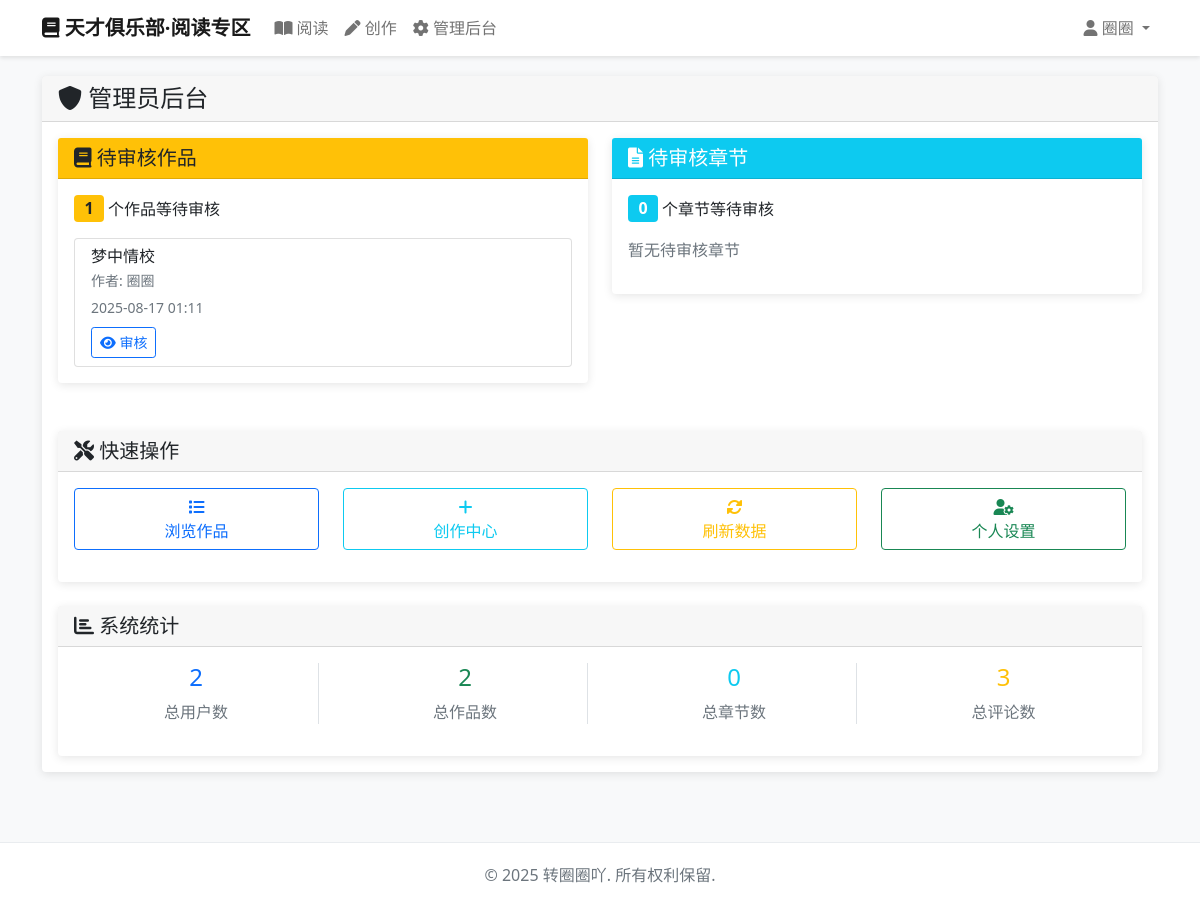
The app's page /books/admin-panel/ (signed in) with its own data.
### accounts/models.py (models this page shows, shortened)
class User(AbstractBaseUser, PermissionsMixin):
    email = models.EmailField('邮箱', unique=True)
    display_name = models.CharField('显示名称', max_length=50, blank=True, null=True, unique=True)
    is_active = models.BooleanField('是否激活', default=True)
    is_staff = models.BooleanField('是否员工', default=False)
    is_admin = models.BooleanField('是否管理员', default=False)
    date_joined = models.DateTimeField('注册时间', default=timezone.now)
    last_login = models.DateTimeField('最后登录', blank=True, null=True)
    objects = UserManager()
    USERNAME_FIELD = 'email'
    REQUIRED_FIELDS = []
    class Meta:
        db_table = 'users'
        verbose_name = '用户'
        verbose_name_plural = '用户'

### books/models.py (models this page shows, shortened)
class Book(models.Model):
    REVIEW_STATUS_CHOICES = [
        ('pending', '待审核'),
        ('approved', '审核通过'),
        ('rejected', '审核不通过'),
    ]
    author = models.ForeignKey(User, on_delete=models.CASCADE, related_name='books', verbose_name='作者')
    title = models.CharField('作品名', max_length=200)
    description = models.TextField('简介', blank=True)
    title_pending = models.CharField('待审核作品名', max_length=200, blank=True, null=True)
    description_pending = models.TextField('待审核简介', blank=True, null=True)
    ai_check_title = models.CharField('标题AI审核状态', max_length=20, choices=REVIEW_STATUS_CHOICES, default='pending')
    ai_check_description = models.CharField('简介AI审核状态', max_length=20, choices=REVIEW_STATUS_CHOICES, default='pending')
    adm_check_title = models.CharField('标题管理员审核状态', max_length=20, choices=REVIEW_STATUS_CHOICES, blank=True, null=True)
    adm_check_description = models.CharField('简介管理员审核状态', max_length=20, choices=REVIEW_STATUS_CHOICES, blank=True, null=True)
    title_reject_reason = models.TextField('标题拒绝原因', blank=True)
    description_reject_reason = models.TextField('简介拒绝原因', blank=True)
    created_at = models.DateTimeField('创建时间', auto_now_add=True)
    updated_at = models.DateTimeField('更新时间', auto_now=True)
    last_chapter_update = models.DateTimeField('最后章节更新时间', blank=True, null=True)
    class Meta:
        db_table = 'books'
        verbose_name = '作品'
        verbose_name_plural = '作品'
        ordering = ['-updated_at']

### books/views.py (the view)
# urls.py: path('admin-panel/', views.AdminPanelView.as_view(), name='admin_panel'),
class AdminPanelView(LoginRequiredMixin, TemplateView):
    template_name = 'books/admin_panel.html'
    login_url = '/accounts/login/'
    def dispatch(self, request, *args, **kwargs):
        if not getattr(request.user, 'is_admin', False):
            raise Http404("页面不存在")
        return super().dispatch(request, *args, **kwargs)
    def get_context_data(self, **kwargs):
        context = super().get_context_data(**kwargs)
        pending_books = Book.objects.filter(
            Q(ai_check_title='pending') |
            Q(ai_check_description='pending') |
            Q(ai_check_title='rejected', adm_check_title__isnull=True) |
            Q(ai_check_description='rejected', adm_check_description__isnull=True)
        ).order_by('-updated_at')
        pending_chapters = Chapter.objects.filter(
            Q(ai_check_title='pending') |
            Q(ai_check_content='pending') |
            Q(ai_check_title='rejected', adm_check_title__isnull=True) |
            Q(ai_check_content='rejected', adm_check_content__isnull=True)
        ).order_by('-updated_at')
        context.update({
            'pending_books': pending_books,
            'pending_chapters': pending_chapters,
            'pending_books_count': pending_books.count(),
            'pending_chapters_count': pending_chapters.count(),
            'total_users': User.objects.count(),
            'total_books': Book.objects.count(),
            'total_chapters': Chapter.objects.count(),
            'total_comments': Comment.objects.count(),
        })
        return context

### templates/books/admin_panel.html (shortened to what this page needs)
{% extends 'base.html' %}
{% block content %}
<div class="row">
    <div class="col-12">
        <div class="card">
            <div class="card-header">
                <h4 class="mb-0">
                    <i class="fas fa-shield-alt"></i> 管理员后台
                </h4>
            </div>
            <div class="card-body">
                <div class="row">
                    <div class="col-md-6 mb-4">
                        <div class="card border-warning">
                            <div class="card-header bg-warning text-dark">
                                <h5 class="mb-0">
                                    <i class="fas fa-book"></i> 待审核作品
                                </h5>
                            </div>
                            <div class="card-body">
                                <p class="card-text">
                                    <span class="badge bg-warning text-dark fs-6">{{ pending_books|length }}</span>
                                    个作品等待审核
                                </p>
                                {% if pending_books %}
                                    <div class="list-group">
                                        {% for book in pending_books|slice:":5" %}
                                            <div class="list-group-item">
                                                <h6 class="mb-1">{{ book.title|default:book.title_pending }}</h6>
                                                <p class="mb-1 text-muted small">
                                                    作者: {{ book.author.display_name }}
                                                </p>
                                                <small class="text-muted">
                                                    {{ book.updated_at|date:"Y-m-d H:i" }}
                                                </small>
                                                <div class="mt-2">
                                                    <a href="{% url 'books:admin_review' book.id %}"
                                                       class="btn btn-sm btn-outline-primary">
                                                        <i class="fas fa-eye"></i> 审核
                                                    </a>
                                                </div>
                                            </div>
                                        {% endfor %}
                                    </div>
                                {% else %}
                                    <p class="text-muted">暂无待审核作品</p>
                                {% endif %}
                            </div>
                        </div>
                    </div>
                    <div class="col-md-6 mb-4">
                        <div class="card border-info">
                            <div class="card-header bg-info text-white">
                                <h5 class="mb-0">
                                    <i class="fas fa-file-alt"></i> 待审核章节
                                </h5>
                            </div>
                            <div class="card-body">
                                <p class="card-text">
                                    <span class="badge bg-info fs-6">{{ pending_chapters|length }}</span>
                                    个章节等待审核
                                </p>
                                {% if pending_chapters %}
                                    <div class="list-group">
                                        {% for chapter in pending_chapters|slice:":5" %}
                                            <div class="list-group-item">
                                                <h6 class="mb-1">{{ chapter.title|default:chapter.title_pending }}</h6>
                                                <p class="mb-1 text-muted small">
                                                    章节 {{ chapter.chapter_number }}
                                                </p>
                                                <small class="text-muted">
                                                    {{ chapter.updated_at|date:"Y-m-d H:i" }}
                                                </small>
                                                <div class="mt-2">
                                                    <a href="{% url 'books:admin_chapter_review' chapter.book_id %}?chapter={{ chapter.chapter_number }}"
                                                       class="btn btn-sm btn-outline-info">
                                                        <i class="fas fa-eye"></i> 审核
                                                    </a>
                                                </div>
                                            </div>
                                        {% endfor %}
                                    </div>
                                    {% if pending_chapters|length > 5 %}
                                        <div class="mt-3 text-center">
                                            <small class="text-muted">还有 {{ pending_chapters|length|add:"-5" }} 个章节...</small>
                                        </div>
                                    {% endif %}
                                {% else %}
                                    <p class="text-muted">暂无待审核章节</p>
                                {% endif %}
                            </div>
                        </div>
                    </div>
                </div>
                <div class="row mt-4">
                    <div class="col-12">
                        <div class="card">
                            <div class="card-header">
                                <h5 class="mb-0">
                                    <i class="fas fa-tools"></i> 快速操作
                                </h5>
                            </div>
                            <div class="card-body">
                                <div class="row">
                                    <div class="col-md-3 mb-3">
                                        <a href="{% url 'books:read' %}" class="btn btn-outline-primary w-100">
                                            <i class="fas fa-list"></i><br>
                                            浏览作品
                                        </a>
                                    </div>
                                    <div class="col-md-3 mb-3">
                                        <a href="{% url 'books:create' %}" class="btn btn-outline-info w-100">
                                            <i class="fas fa-plus"></i><br>
                                            创作中心
                                        </a>
                                    </div>
                                    <div class="col-md-3 mb-3">
                                        <button class="btn btn-outline-warning w-100" onclick="refreshData()">
                                            <i class="fas fa-sync-alt"></i><br>
                                            刷新数据
                                        </button>
                                    </div>
                                    <div class="col-md-3 mb-3">
                                        <a href="{% url 'accounts:profile' %}" class="btn btn-outline-success w-100">
                                            <i class="fas fa-user-cog"></i><br>
                                            个人设置
                                        </a>
                                    </div>
                                </div>
                            </div>
                        </div>
                    </div>
                </div>
                <div class="row mt-4">
                    <div class="col-12">
                        <div class="card">
                            <div class="card-header">
                                <h5 class="mb-0">
                                    <i class="fas fa-chart-bar"></i> 系统统计
                                </h5>
                            </div>
                            <div class="card-body">
                                <div class="row text-center">
                                    <div class="col-md-3">
                                        <div class="border-end">
                                            <h4 class="text-primary">{{ total_users }}</h4>
                                            <p class="text-muted">总用户数</p>
                                        </div>
                                    </div>
                                    <div class="col-md-3">
                                        <div class="border-end">
                                            <h4 class="text-success">{{ total_books }}</h4>
                                            <p class="text-muted">总作品数</p>
                                        </div>
                                    </div>
                                    <div class="col-md-3">
                                        <div class="border-end">
                                            <h4 class="text-info">{{ total_chapters }}</h4>
                                            <p class="text-muted">总章节数</p>
                                        </div>
                                    </div>
                                    <div class="col-md-3">
                                        <h4 class="text-warning">{{ total_comments }}</h4>
                                        <p class="text-muted">总评论数</p>
                                    </div>
                                </div>
                            </div>
                        </div>
                    </div>
                </div>
            </div>
        </div>
    </div>
</div>
{% endblock %}

### templates/base.html (shortened to what this page needs)
<!DOCTYPE html>
<html lang="zh-CN">
<head>
    <link href="https://cdn.jsdelivr.net/npm/bootstrap@5.1.3/dist/css/bootstrap.min.css" rel="stylesheet">
    <link href="https://cdnjs.cloudflare.com/ajax/libs/font-awesome/6.0.0/css/all.min.css" rel="stylesheet">
</head>
<body>
    <nav class="navbar navbar-expand-lg navbar-light bg-light">
        <div class="container">
            <a class="navbar-brand" href="{% url 'books:index' %}">
                <i class="fas fa-book"></i> 天才俱乐部·阅读专区
            </a>
            <div class="collapse navbar-collapse" id="navbarNav">
                <ul class="navbar-nav me-auto">
                    <li class="nav-item">
                        <a class="nav-link" href="{% url 'books:read' %}">
                            <i class="fas fa-book-open"></i> 阅读
                        </a>
                    </li>
                    <li class="nav-item">
                        <a class="nav-link" href="{% url 'books:create' %}">
                            <i class="fas fa-pen"></i> 创作
                        </a>
                    </li>
                    {% if user.is_admin %}
                    <li class="nav-item">
                        <a class="nav-link" href="{% url 'books:admin_panel' %}">
                            <i class="fas fa-cog"></i> 管理后台
                        </a>
                    </li>
                    {% endif %}
                </ul>
                <ul class="navbar-nav">
                    {% if user.is_authenticated %}
                    <li class="nav-item dropdown">
                        <a class="nav-link dropdown-toggle" href="#" id="navbarDropdown" role="button" data-bs-toggle="dropdown">
                            <i class="fas fa-user"></i>
                            {% if user.display_name %}
                                {{ user.display_name }}
                            {% else %}
                                {{ user.email }}
                            {% endif %}
                        </a>
                    </li>
                    {% else %}
                    <li class="nav-item">
                        <a class="nav-link" href="{% url 'accounts:login' %}">
                            <i class="fas fa-sign-in-alt"></i> 登录
                        </a>
                    </li>
                    {% endif %}
                </ul>
            </div>
        </div>
    </nav>
    <div class="content-wrapper">
        <div class="container">
            {% block content %}{% endblock %}
        </div>
    </div>
    <footer class="footer">
        <div class="container text-center">
            <p class="text-muted">&copy; 2025 转圈圈吖. 所有权利保留.</p>
        </div>
    </footer>
</body>
</html>

### records on screen
User: display_name "圈圈"
Book: title "梦中情校", author.display_name "圈圈", updated_at "2025-08-17 01:11"

### other values on screen
{{ pending_books|length }} "1"
{{ pending_chapters|length }} "0"
{{ total_users }} "2"
{{ total_books }} "2"
{{ total_chapters }} "0"
{{ total_comments }} "3"
